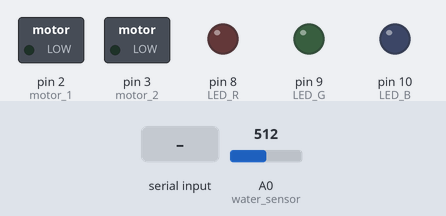
The sketch below on a simulated Arduino Uno, built with avr-gcc and run on an emulated ATmega328P. Shown: switched loads named in the sketch (green lamp = pin HIGH), output pins drawn as LEDs (lit = HIGH). The inputs (shaded band) are chosen by the test bench; at power-on: A0 (water_sensor) = 512. What the sketch prints to the serial monitor is not drawn.

Above: at 1.2 s.
1.3 s: "1" received over Serial
At 2.5 s:
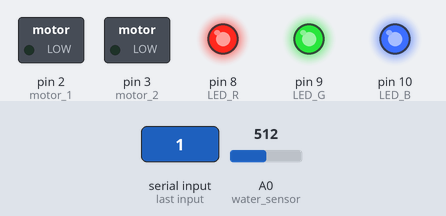
2.8 s: "5" received over Serial
At 3.8 s:
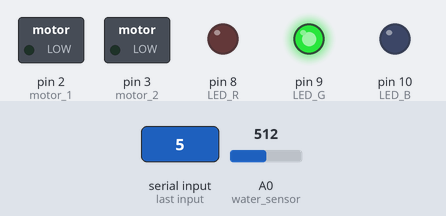
4.3 s: A0 (water_sensor) set to 316
5.8 s: A0 (water_sensor) set to 291
At 6.2 s:
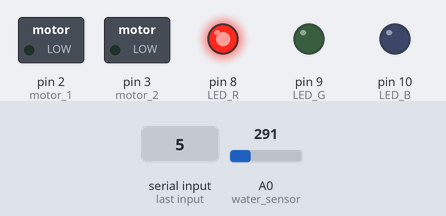
7.3 s: "3" received over Serial
At 8.5 s:
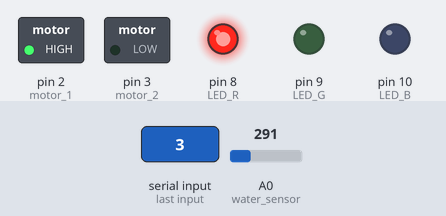
8.8 s: A0 (water_sensor) set to 306
At 9.7 s:
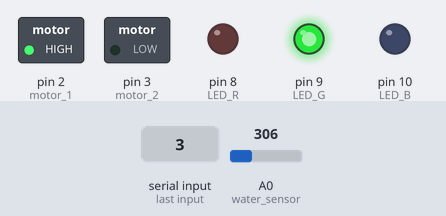
Timing chart, 0 to 11.3 s (numbered marks = the images above; inputs shaded):
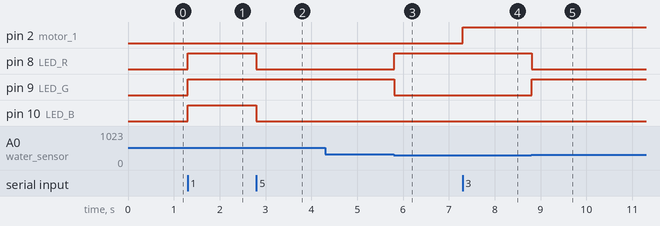

Measured:
- the behaviour switches between 301 and 300 on A0 (water_sensor) (found by bisection; images 2 and 3)
- after the input at 1.3 s, pin 8 (LED_R), pin 9 (LED_G), pin 10 (LED_B): LOW → HIGH at once
- after the input at 2.8 s, pin 8 (LED_R), pin 10 (LED_B): HIGH → LOW at once
- after the input at 4.3 s, every drawn part: stays the same
- after the input at 5.8 s, pin 8 (LED_R): LOW → HIGH at once; pin 9 (LED_G): HIGH → LOW at once
- after the input at 7.3 s, pin 2 (motor_1): LOW → HIGH at once
- after the input at 8.8 s, pin 8 (LED_R): HIGH → LOW at once; pin 9 (LED_G): LOW → HIGH at once

The sketch:

Ducami.ino
```cpp
// 습도 센서 핀
int water_sensor = A0;

// 모터 제어 핀
int motor_1 = 2;
int motor_2 = 3;

//LED 제어핀
int LED_R = 8;
int LED_G = 9;
int LED_B = 10;

//millis
unsigned long p_time;
unsigned long now_time;

// auto auto_mode
char auto_mode = 0;

// 입력 데이터 저장
int water_data;

void setup() {
  //Serial
  Serial.begin(9600);

  // 습도 센서 set
  pinMode(water_sensor,INPUT);

  // LED pin SET
  pinMode(LED_R,OUTPUT);
  pinMode(LED_B,OUTPUT);
  pinMode(LED_G,OUTPUT);

  // 모터 핀 set
  pinMode(motor_1,OUTPUT);
  pinMode(motor_2,OUTPUT);
}

// the loop function runs over and over again forever
void loop() {
  now_time = millis();
  char c;

  if(Serial.available() > 0){
    c = Serial.read();
  }

  switch(c){
    case '1': // LED on
      digitalWrite(LED_R,HIGH); // LED on
      digitalWrite(LED_G,HIGH);
      digitalWrite(LED_B,HIGH);
      break;

    case '2': // LED off
      digitalWrite(LED_R,LOW); // LED off
      digitalWrite(LED_G,LOW);
      digitalWrite(LED_B,LOW);
      break;

    case '5': // auto on
      auto_mode = 1;
      break;

    case '6': // auto off
      auto_mode = 0;
      break;

    case '3':
      motor_on();
      break;

    case '4':
      motor_off();
      break;

    default:
      break;
  }

  if(auto_mode){
    if( water_data > 300 ){ // 촉촉함
      digitalWrite(LED_R,LOW); // 초록색 LED on
      digitalWrite(LED_G,HIGH);
      digitalWrite(LED_B,LOW);
    }
    else if (water_data > 700){ // 경고
      digitalWrite(LED_R,HIGH); // 노란색 LED on
      digitalWrite(LED_G,HIGH);
      digitalWrite(LED_B,LOW);}
    else{ // 물 필요함
      digitalWrite(LED_R,HIGH); //빨간 LED on
      digitalWrite(LED_G,LOW);
      digitalWrite(LED_B,LOW);
    }
  }

  if(p_time - now_time > 10000){
    p_time = now_time;
    water_data = analogRead(water_sensor);
    Serial.print(water_data);
  }

}

void motor_on(){
  digitalWrite(motor_1,HIGH);
  digitalWrite(motor_2,LOW);
}

void motor_off(){
  digitalWrite(motor_1,LOW);
  digitalWrite(motor_2,LOW);
}
```
